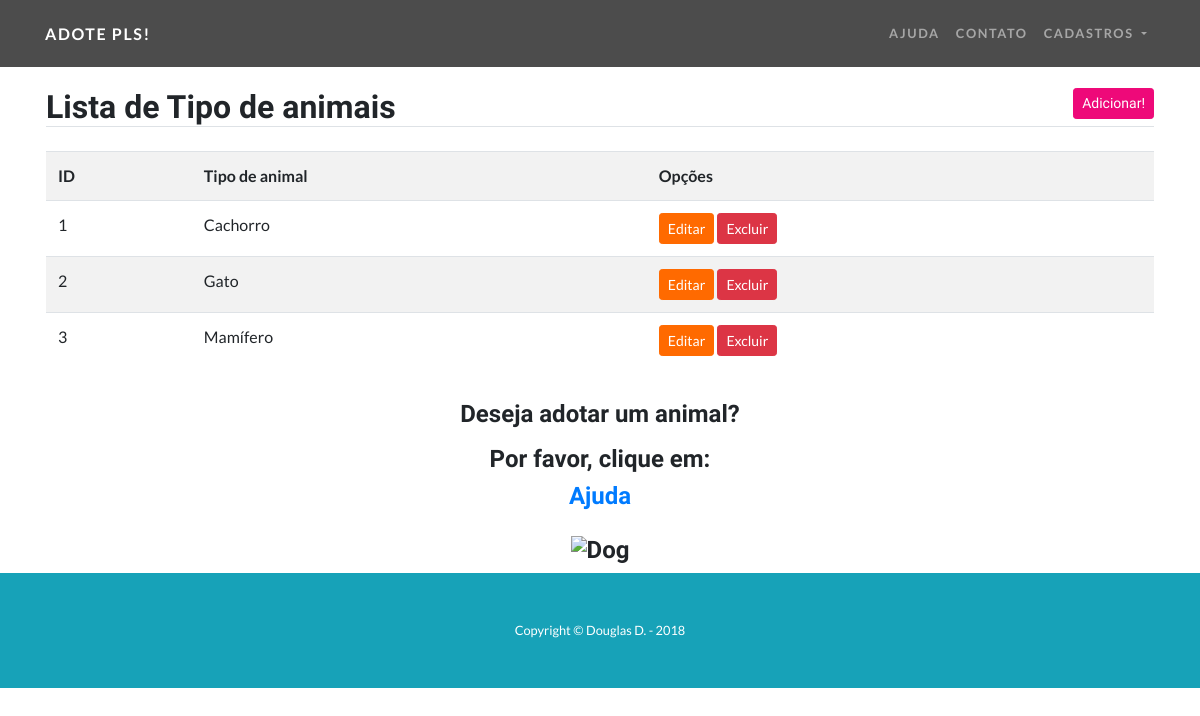
Page /listar/tipos/ on the committed database.
### animais/models.py (models this page shows, shortened)
class Tipo(models.Model):
    tipo = models.CharField(max_length=50, help_text='Tipo de animal')

### animais/views.py (the view)
# urls.py: path('listar/tipos/', TipoList.as_view(), name="listar-tipos"),
class TipoList(ListView):
    model = Tipo
    template_name = 'tipo_list.html'

### animais/templates/tipo_list.html (shortened to what this page needs)
{% extends 'modelo.html' %}
{% block conteudo %}
<div class="container">
  <div class="row mt-5">
    <div class="col-sm p-3 mt-4">
      <h2 class="border-bottom">
        Lista de Tipo de animais
        <a href="{% url 'inserir-tipo' %}" class="float-right btn btn-primary btn-sm">
          Adicionar!
        </a>
      </h2>
      <table class="table table-striped mt-4">
        <tr>
          <th>ID</th>
          <th>Tipo de animal</th>
          <th>Opções</th>
        </tr>
        {% for tipo in object_list %}
          <tr>
            <td>{{tipo.id}}</td>
            <td>{{tipo.tipo}}</td>
            <td>
              <a href="{% url 'editar-tipo' tipo.id %}" class="btn btn-secondary btn-sm">
                Editar
              </a>
              <a href="{% url 'excluir-tipo' tipo.id %}" class="btn btn-danger btn-sm">
                Excluir
              </a>
            </td>
          </tr>
        {% empty %}
            <tr>
              <td colspan="3">Nenhum tipo de animal cadastrado!</td>
            </tr>
        {% endfor %}
      </table>
    </div>
  </div>
</div>
{% endblock %}

### static/css/one-page-wonder.css (style rules this page uses)
body { font-family: 'Lato'; }
h1, h2, h3, h4, h5, h6 { font-family: 'Catamaran'; font-weight: 800 !important; }
.btn-primary { background-color: #ee0979; border-color: #ee0979; }
.btn-secondary { background-color: #ff6a00; border-color: #ff6a00; }

### rows in the picture
Tipo: id "1", tipo "Cachorro"
Tipo: id "2", tipo "Gato"
Tipo: id "3", tipo "Mamífero"
